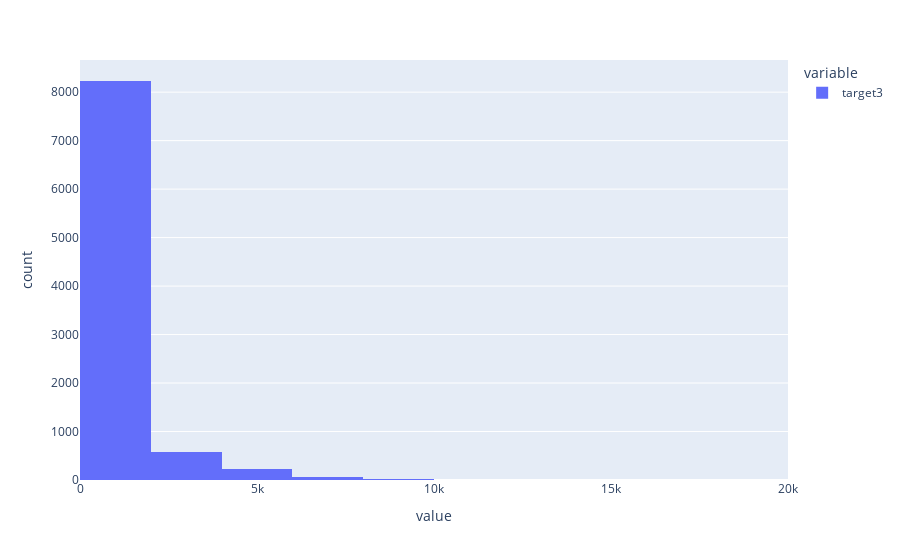

The code cell stored with this chart in its notebook:
### Code cell
fig = plt.histogram(target3, nbins=10)
fig.show()

### Figure 1 — Plotly figure (JSON) as saved in the notebook; plotly's stock layout.template omitted (floating-point values rounded to 4 significant figures; data arrays with more than 128 entries replaced by an {"elided": "..."} marker saying what was removed)
{"data": [{"alignmentgroup": "True", "bingroup": "x", "hovertemplate": "variable=target3<br>value=%{x}<br>count=%{y}<extra></extra>", "legendgroup": "target3", "marker": {"color": "#636efa"}, "name": "target3", "nbinsx": 10, "offsetgroup": "target3", "orientation": "v", "showlegend": true, "type": "histogram", "x": {"elided": "9135 int values"}, "xaxis": "x", "yaxis": "y"}], "layout": {"barmode": "relative", "legend": {"title": {"text": "variable"}, "tracegroupgap": 0}, "margin": {"t": 60}, "xaxis": {"anchor": "y", "domain": [0, 1], "title": {"text": "value"}}, "yaxis": {"anchor": "x", "domain": [0, 1], "title": {"text": "count"}}}}
